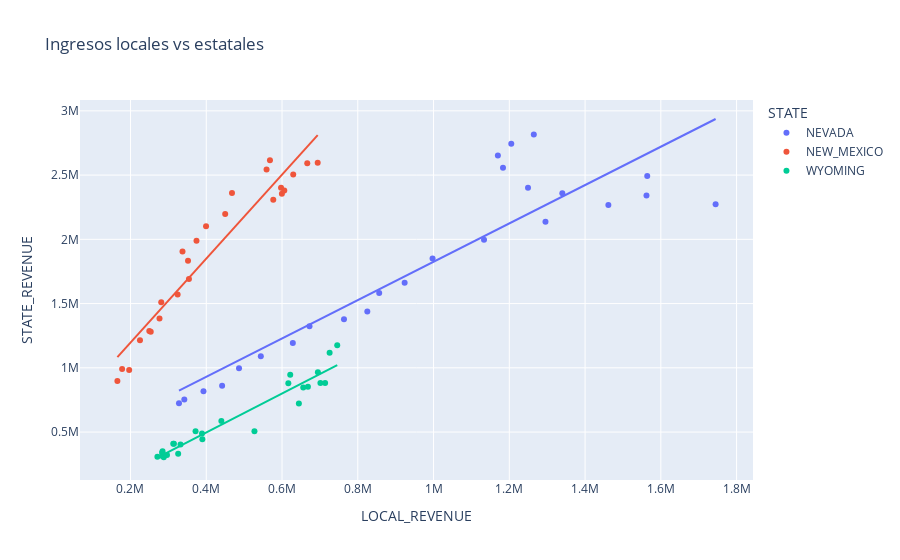

This figure's notebook cell:
### Code cell
import plotly.express as px

educacion = pd.read_csv('states_all.csv', usecols=['STATE','LOCAL_REVENUE','STATE_REVENUE'])

px.scatter(
    (educacion.query("STATE in ['WYOMING', 'NEVADA', 'NEW_MEXICO']")),
    x='LOCAL_REVENUE',
    y='STATE_REVENUE',
    title='Ingresos locales vs estatales',
    color='STATE',
    #animation_frame='STATE',
    trendline='ols'
    #text='STATE',
    #marginal_x='box',
    #marginal_y='box'
)

### Figure 1 — Plotly figure (JSON) as saved in the notebook; plotly's stock layout.template omitted (floating-point values rounded to 4 significant figures)
{"data": [{"hovertemplate": "STATE=NEVADA<br>LOCAL_REVENUE=%{x}<br>STATE_REVENUE=%{y}<extra></extra>", "legendgroup": "NEVADA", "marker": {"color": "#636efa", "symbol": "circle"}, "mode": "markers", "name": "NEVADA", "orientation": "v", "showlegend": true, "type": "scatter", "x": [328026, 342115, 392669, 441880, 486491, 544037, 628542, 672547, 763528, 825173, 856546, 923699, 997388, 1133230, 1295463, 1461481, 1564062, 1744553, 1562084, 1339904, 1249362, 1183319, 1169805, 1205183, 1264652, null, null, null, null, null, null, null, null], "xaxis": "x", "y": [724032, 753277, 817216, 860823, 997400, 1089122, 1193619, 1324474, 1378678, 1438406, 1582993, 1663026, 1850655, 1996995, 2137351, 2266751, 2493641, 2272415, 2341891, 2359671, 2401035, 2556472, 2651854, 2744606, 2816911, null, null, null, null, null, null, null, null], "yaxis": "y"}, {"hovertemplate": "<b>OLS trendline</b><br>STATE_REVENUE = 1.49197 * LOCAL_REVENUE + 333819<br>R<sup>2</sup>=0.821296<br><br>STATE=NEVADA<br>LOCAL_REVENUE=%{x}<br>STATE_REVENUE=%{y} <b>(trend)</b><extra></extra>", "legendgroup": "NEVADA", "marker": {"color": "#636efa", "symbol": "circle"}, "mode": "lines", "name": "NEVADA", "showlegend": false, "type": "scatter", "x": [328026, 342115, 392669, 441880, 486491, 544037, 628542, 672547, 763528, 825173, 856546, 923699, 997388, 1133230, 1169805, 1183319, 1205183, 1249362, 1264652, 1295463, 1339904, 1461481, 1562084, 1564062, 1744553], "xaxis": "x", "y": [823200.0, 844200.0, 919700.0, 993100.0, 1060000.0, 1146000.0, 1272000.0, 1337000.0, 1473000.0, 1565000.0, 1612000.0, 1712000.0, 1822000.0, 2025000.0, 2079000.0, 2099000.0, 2132000.0, 2198000.0, 2221000.0, 2267000.0, 2333000.0, 2514000.0, 2664000.0, 2667000.0, 2937000.0], "yaxis": "y"}, {"hovertemplate": "STATE=NEW_MEXICO<br>LOCAL_REVENUE=%{x}<br>STATE_REVENUE=%{y}<extra></extra>", "legendgroup": "NEW_MEXICO", "marker": {"color": "#EF553B", "symbol": "circle"}, "mode": "markers", "name": "NEW_MEXICO", "orientation": "v", "showlegend": true, "type": "scatter", "x": [177918, 165451, 196530, 225026, 253427, 249714, 276580, 281173, 324385, 354289, 351878, 337330, 374227, 399433, 449998, 467945, 559180, 568184, 576947, 599684, 605995, 597419, 629575, 694180, 666630, null, null, null, null, null, null, null, null], "xaxis": "x", "y": [990653, 897725, 982237, 1215392, 1281567, 1287163, 1383314, 1509815, 1571088, 1691663, 1832491, 1905419, 1989564, 2102670, 2197044, 2360542, 2542639, 2615320, 2307843, 2355210, 2380982, 2401884, 2505492, 2595682, 2591444, null, null, null, null, null, null, null, null], "yaxis": "y"}, {"hovertemplate": "<b>OLS trendline</b><br>STATE_REVENUE = 3.26752 * LOCAL_REVENUE + 542712<br>R<sup>2</sup>=0.917983<br><br>STATE=NEW_MEXICO<br>LOCAL_REVENUE=%{x}<br>STATE_REVENUE=%{y} <b>(trend)</b><extra></extra>", "legendgroup": "NEW_MEXICO", "marker": {"color": "#EF553B", "symbol": "circle"}, "mode": "lines", "name": "NEW_MEXICO", "showlegend": false, "type": "scatter", "x": [165451, 177918, 196530, 225026, 249714, 253427, 276580, 281173, 324385, 337330, 351878, 354289, 374227, 399433, 449998, 467945, 559180, 568184, 576947, 597419, 599684, 605995, 629575, 666630, 694180], "xaxis": "x", "y": [1083000.0, 1124000.0, 1185000.0, 1278000.0, 1359000.0, 1371000.0, 1446000.0, 1461000.0, 1603000.0, 1645000.0, 1692000.0, 1700000.0, 1766000.0, 1848000.0, 2013000.0, 2072000.0, 2370000.0, 2399000.0, 2428000.0, 2495000.0, 2502000.0, 2523000.0, 2600000.0, 2721000.0, 2811000.0], "yaxis": "y"}, {"hovertemplate": "STATE=WYOMING<br>LOCAL_REVENUE=%{x}<br>STATE_REVENUE=%{y}<extra></extra>", "legendgroup": "WYOMING", "marker": {"color": "#00cc96", "symbol": "circle"}, "mode": "markers", "name": "WYOMING", "orientation": "v", "showlegend": true, "type": "scatter", "x": [283818, 271010, 284600, 287868, 283421, 296342, 325875, 314621, 312882, 332104, 389696, 388733, 371738, 439887, 527230, 644476, 656068, 621663, 713747, 616687, 668359, 701352, 694711, 725667, 745758, null, null, null, null, null, null, null, null], "xaxis": "x", "y": [314216, 308683, 351472, 303913, 339629, 320566, 330204, 408271, 408356, 403021, 443525, 489199, 507155, 585789, 507178, 722364, 846239, 945765, 880916, 878979, 851896, 881114, 965213, 1116917, 1175899, null, null, null, null, null, null, null, null], "yaxis": "y"}, {"hovertemplate": "<b>OLS trendline</b><br>STATE_REVENUE = 1.51629 * LOCAL_REVENUE + -110194<br>R<sup>2</sup>=0.926087<br><br>STATE=WYOMING<br>LOCAL_REVENUE=%{x}<br>STATE_REVENUE=%{y} <b>(trend)</b><extra></extra>", "legendgroup": "WYOMING", "marker": {"color": "#00cc96", "symbol": "circle"}, "mode": "lines", "name": "WYOMING", "showlegend": false, "type": "scatter", "x": [271010, 283421, 283818, 284600, 287868, 296342, 312882, 314621, 325875, 332104, 371738, 388733, 389696, 439887, 527230, 616687, 621663, 644476, 656068, 668359, 694711, 701352, 713747, 725667, 745758], "xaxis": "x", "y": [300700.0, 319600.0, 320200.0, 321300.0, 326300.0, 339100.0, 364200.0, 366900.0, 383900.0, 393400.0, 453500.0, 479200.0, 480700.0, 556800.0, 689200.0, 824900.0, 832400.0, 867000.0, 884600.0, 903200.0, 943200.0, 953300.0, 972100.0, 990100.0, 1021000.0], "yaxis": "y"}], "layout": {"autosize": true, "legend": {"title": {"text": "STATE"}, "tracegroupgap": 0}, "title": {"text": "Ingresos locales vs estatales"}, "xaxis": {"anchor": "y", "autorange": true, "domain": [0, 1], "range": [69150.0, 1841000.0], "title": {"text": "LOCAL_REVENUE"}, "type": "linear"}, "yaxis": {"anchor": "x", "autorange": true, "domain": [0, 1], "range": [91800.0, 3086000.0], "title": {"text": "STATE_REVENUE"}, "type": "linear"}}}
